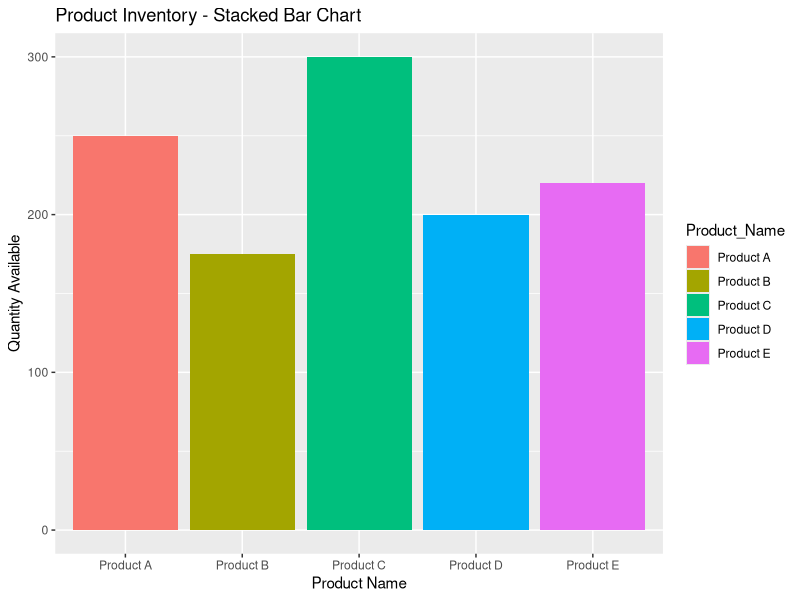
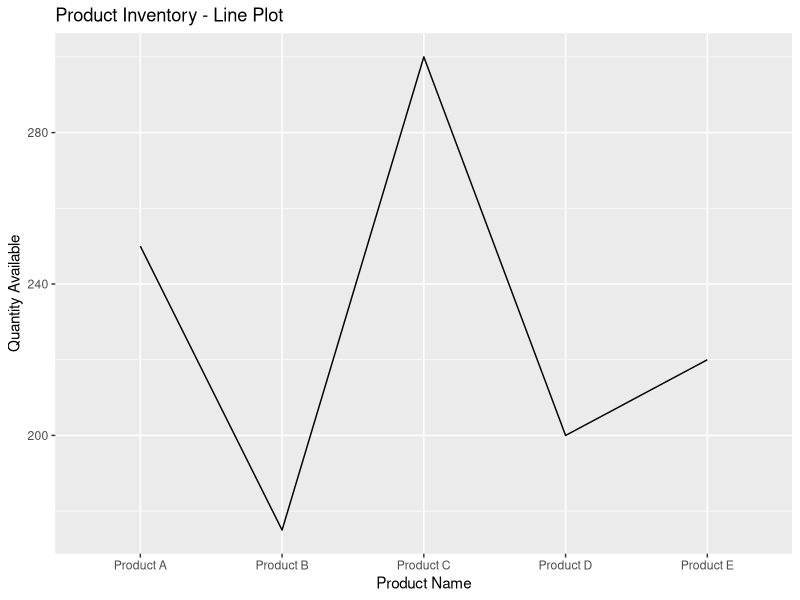
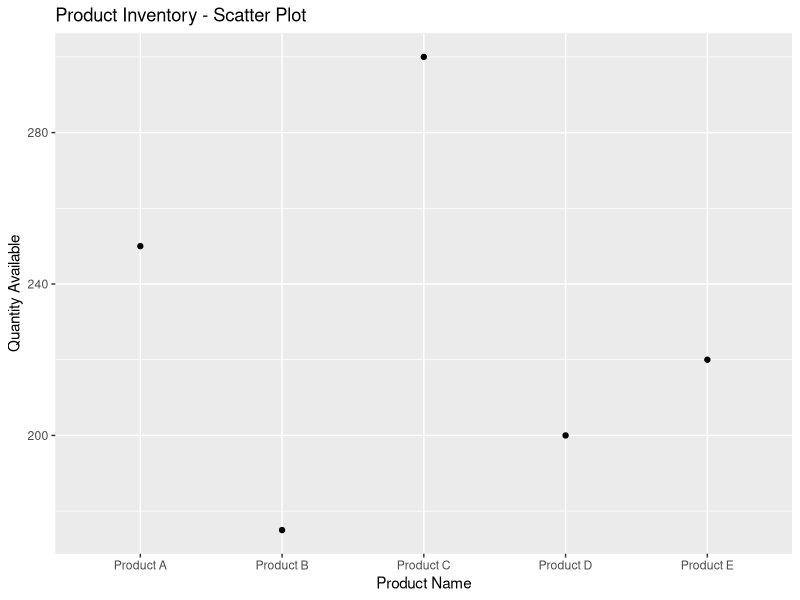
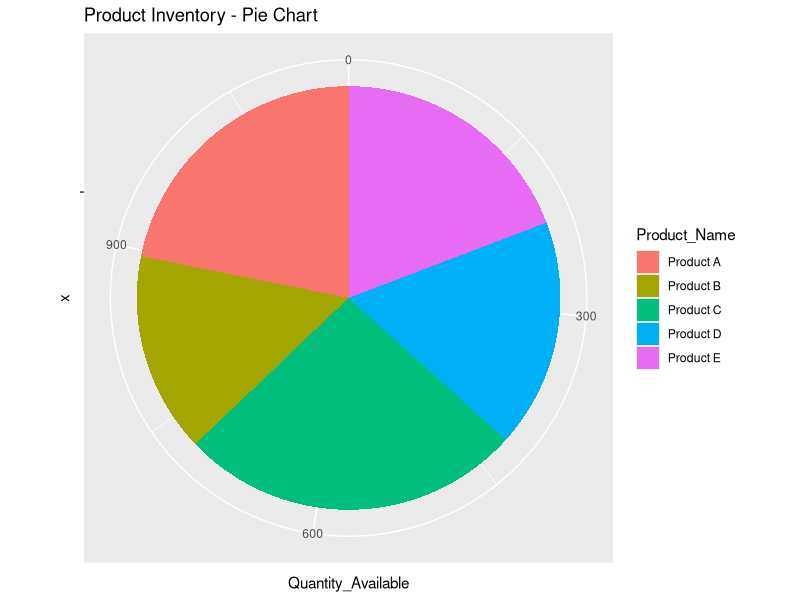
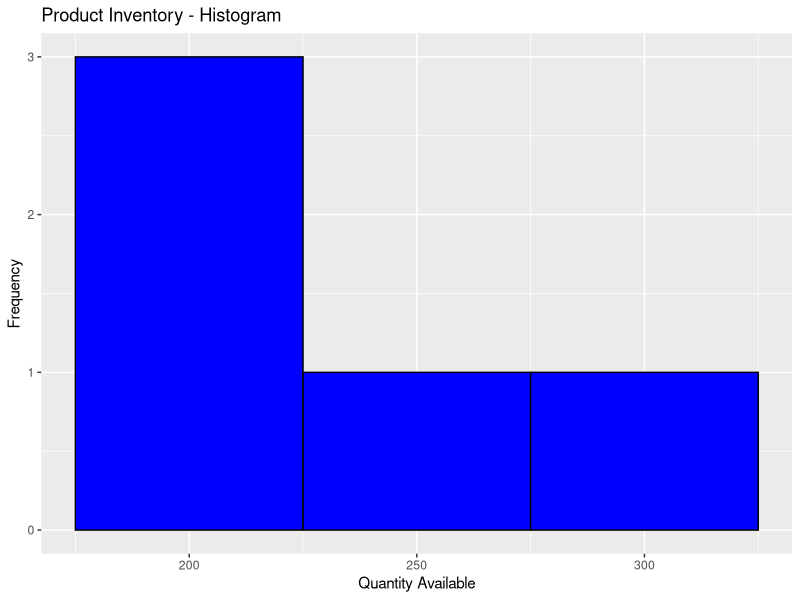

Source code (R) for these figures, in order:
# Install and load necessary libraries
install.packages("ggplot2")
library(ggplot2)

# Data
inventory <- data.frame(
  Product_ID = c(1, 2, 3, 4, 5),
  Product_Name = c("Product A", "Product B", "Product C", "Product D", "Product E"),
  Quantity_Available = c(250, 175, 300, 200, 220)
)

# Stacked Bar Chart
bar_chart <- ggplot(inventory, aes(x = Product_Name, y = Quantity_Available, fill = Product_Name)) +
  geom_bar(stat = "identity") +
  labs(title = "Product Inventory - Stacked Bar Chart", x = "Product Name", y = "Quantity Available")

# Line Plot
line_plot <- ggplot(inventory, aes(x = Product_Name, y = Quantity_Available, group = 1)) +
  geom_line() +
  labs(title = "Product Inventory - Line Plot", x = "Product Name", y = "Quantity Available")

# Scatter Plot
scatter_plot <- ggplot(inventory, aes(x = Product_Name, y = Quantity_Available)) +
  geom_point() +
  labs(title = "Product Inventory - Scatter Plot", x = "Product Name", y = "Quantity Available")

# Pie Chart
pie_chart <- ggplot(inventory, aes(x = "", y = Quantity_Available, fill = Product_Name)) +
  geom_bar(stat = "identity", width = 1) +
  coord_polar(theta = "y") +
  labs(title = "Product Inventory - Pie Chart")

# Histogram
histogram <- ggplot(inventory, aes(x = Quantity_Available)) +
  geom_histogram(binwidth = 50, fill = "blue", color = "black") +
  labs(title = "Product Inventory - Histogram", x = "Quantity Available", y = "Frequency")

# Display the plots
print(bar_chart)
print(line_plot)
print(scatter_plot)
print(pie_chart)
print(histogram)
